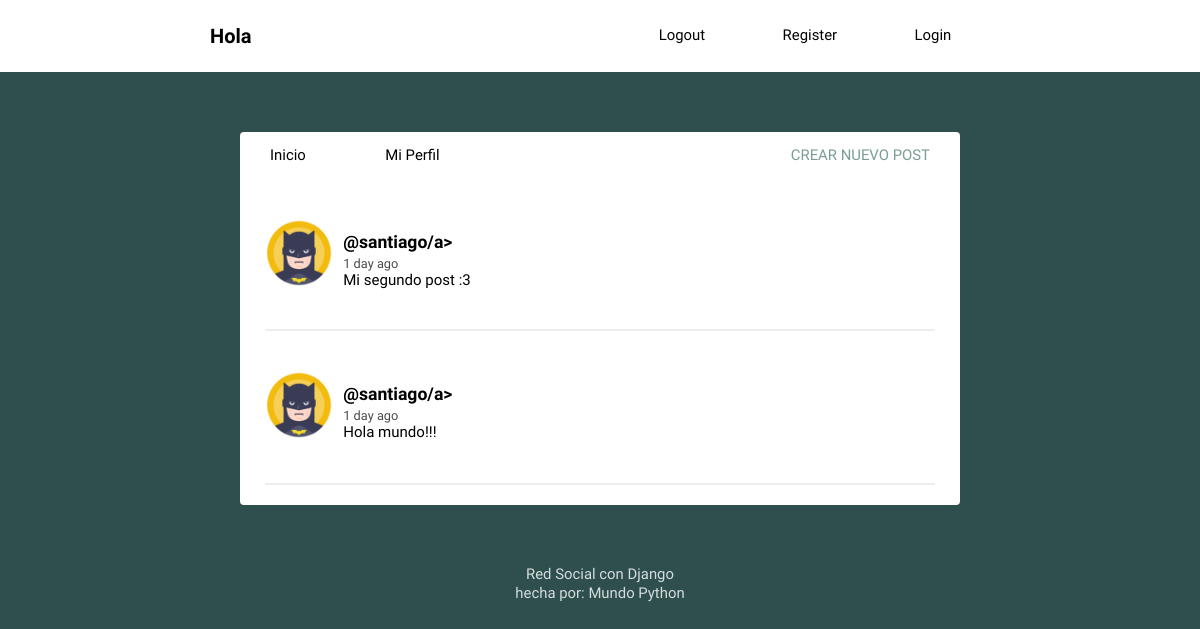
Before: / with the older database file.
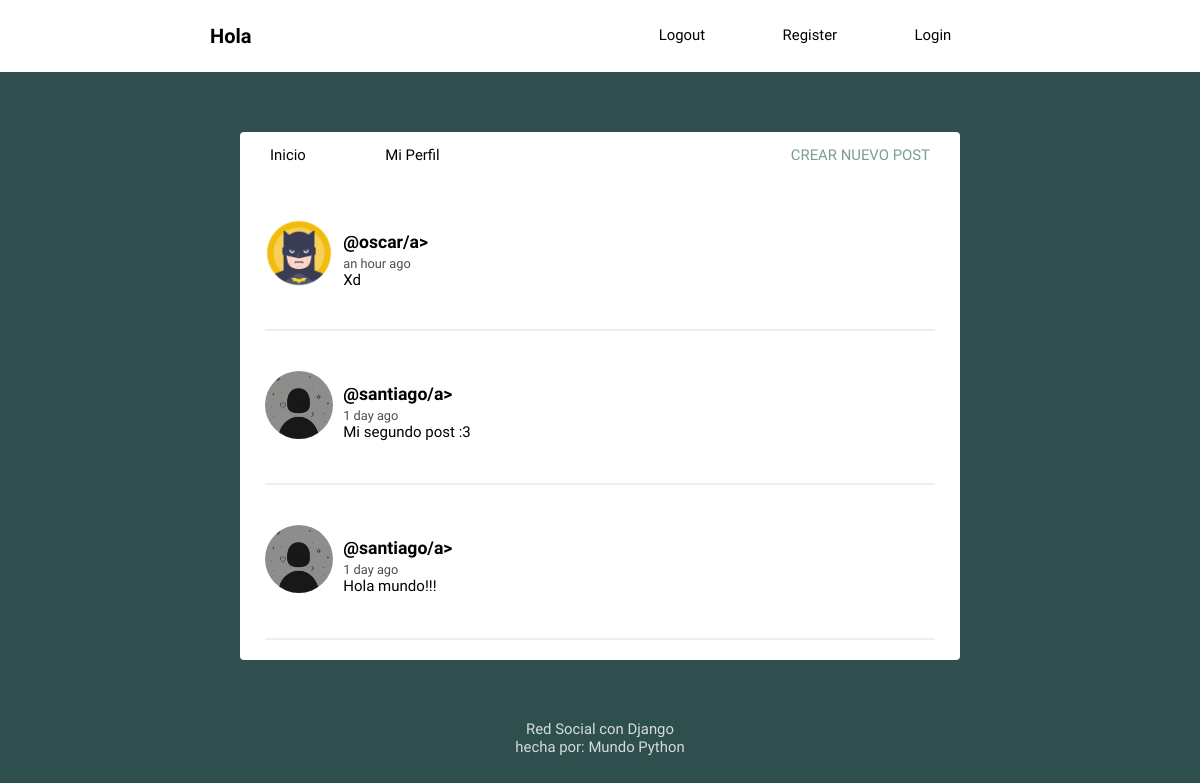
After: the same page with the newer database file.
### social/models.py (models this page shows, shortened)
class Post(models.Model):
    user = models.ForeignKey(
        User, on_delete=models.CASCADE, related_name='posts')
    timestamp = models.DateTimeField(default=timezone.now)
    content = models.TextField()
    class Meta:
        ordering = ['-timestamp']

class Profile(models.Model):
    user = models.OneToOneField(User, on_delete=models.CASCADE)
    image = models.ImageField(default='batman.png')

### social/views.py (the view)
# urls.py: path('', views.feed, name='feed'),
def feed(request):
    posts = Post.objects.all()
    context = {'posts': posts}
    return render(request, 'social/feed.html', context)

### social/templates/social/feed.html (shortened to what this page needs)
{% extends 'social/layout.html' %}
{% load humanize %}
{% block content %}
{% for post in posts %}
<article>
    <div class="container-article">
        <img src="{{ post.user.profile.image.url }}">
        <div>
            <h2 class="username"><a href="#">@{{ post.user.username }}/a></h2>
            <time data-time="#">{{ post.timestamp|naturaltime }}</time>
            <div class="post">{{ post.content }}</div>
        </div>
    </div>
</article>
{% endfor %}
{% endblock %}

### social/templates/social/layout.html (shortened to what this page needs)
<!DOCTYPE html>
{% load static %}
<html>
  <head>
    <link
      rel="stylesheet"
      type="text/css"
      href="{% static 'normalize.css' %}"
    />
    <link rel="stylesheet" type="text/css" href="{% static 'style.css' %}" />
  </head>
  <body>
    <header class="main-head">
      <nav class="main">
        <h1 id="logo">Hola</h1>
        <ul>
          <li><a href="#">Logout</a></li>
          <li><a href="#">Register</a></li>
          <li><a href="#">Login</a></li>
        </ul>
      </nav>
    </header>
    <div class="main">
      <nav class="second-nav">
        <a class="feed" href="#">Inicio</a>
        <a class="profile" href="#">Mi Perfil</a>
        <a class="new" href="#">Crear nuevo post</a>
      </nav>
      {% block content %} {% endblock content %}
    </div>
    <footer>
      <div class="row">
        <p>
          Red Social con Django<br />hecha por:
          <a href="http://www.youtube.com/mundopython">Mundo Python</a>
        </p>
      </div>
    </footer>
  </body>
</html>

### social/static/style.css (style rules this page uses)
body { background: #2F4F4F; font-size: 62.5%; font-family: 'Varela Round', Helvetica, Arial, serif; }
p { font-size: 1rem; }
img { object-fit: cover; }
.main-head { background: white; color: black; }
nav.main { min-height: 7vh; display: flex; width: 65%; margin: auto; align-items: center; padding: 0.5rem; }
nav.main ul { display: flex; flex: 1 1 40rem; justify-content: space-around; align-items: center; list-style: none; }
#logo { flex: 2 1 40rem; }
a { font-size: .93rem; text-decoration: none; color: black; }
.main { background: white; width: 60%; margin: 5% auto; border-radius: 4px; padding-bottom: 20px; }
.second-nav { display: flex; padding: 15px 30px; }
.second-nav .feed { flex: 1 1 30px; }
.second-nav .profile { flex: 1 1 30px; }
.second-nav .new { flex: 6 1 5rem; text-align: right; text-transform: uppercase; color: #7A9D96; }
article { width: 93%; margin: auto; padding: 40px 0; border-bottom: 2px solid #ECEEEF; }
.username { margin-bottom: .2rem; }
.username a { font-size: 1.1rem; }
.container-article { display: flex; }
.container-article img { height: 68px; width: 68px; margin-right: 10px; border-radius: 50%; }
time { font-size: .8rem; opacity: .7; }
.post { font-size: .94rem; }
.profile { display: flex; align-items: center; flex-direction: column; }
footer { color: white; text-align: center; font-size: .875em; margin: 40px 0; }
footer p { opacity: .8; }
footer p a { color: white; }

Changed rows visible on the page:
added Post: user.profile.image (picture), user.username "oscar", timestamp "an hour ago", content "Xd"
changed through a linked row, Post "Mi segundo post :3": user.profile.image: a different picture
changed through a linked row, Post "Hola mundo!!!": user.profile.image: a different picture
